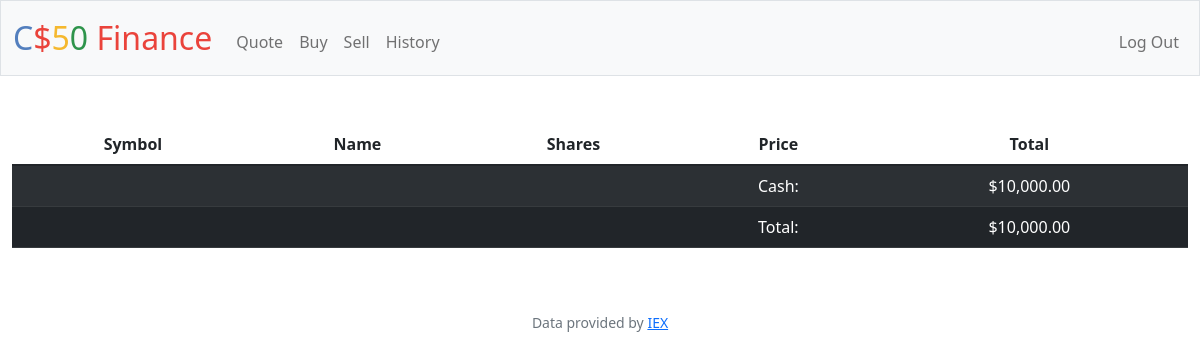
Page / (signed in) on the earlier database version.
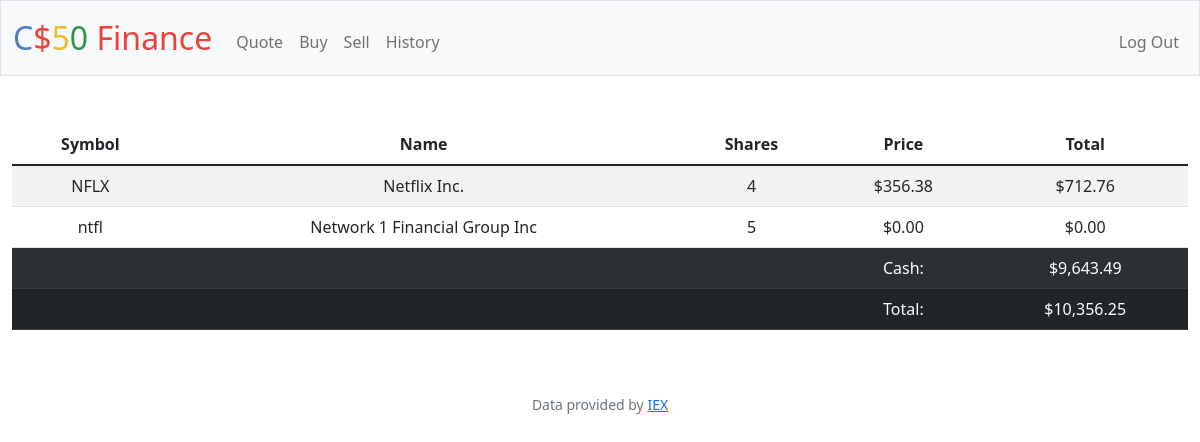
Same page on the later database version.
### tables this page shows
CREATE TABLE users (id INTEGER PRIMARY KEY AUTOINCREMENT NOT NULL, username TEXT NOT NULL, hash TEXT NOT NULL, cash NUMERIC NOT NULL DEFAULT 10000.00);

CREATE TABLE 'portfolio' (
    username_id INTEGER NOT NULL,
    symbol TEXT NOT NULL,
    stocks TEXT NOT NULL,
    shares INTEGER NOT NULL DEFAULT 0,
    price REAL NOT NULL,
    total REAL NOT NULL,
    FOREIGN KEY (username_id) REFERENCES users(id)
);

### app.py (the view)
@app.route("/")
@login_required
def index():
    current_user = session["user_id"]
    cash = db.execute("SELECT * FROM users WHERE id = ?", current_user)
    if not cash:
        return apology("No cash")
    user_cash = cash[0]["cash"]
    portfolio = db.execute(
        "SELECT symbol, stocks, price, total, SUM(shares) as total_shares FROM portfolio WHERE username_id = ? GROUP BY symbol", current_user)
    balance = user_cash
    for port in portfolio:
        balance += port["total"]
    return render_template("index.html", portfolio=portfolio, cash=user_cash, balance=balance)

### app.py (called while the page is built)
@app.after_request
def after_request(response):
    response.headers["Cache-Control"] = "no-cache, no-store, must-revalidate"
    response.headers["Expires"] = 0
    response.headers["Pragma"] = "no-cache"
    return response

### helpers.py (called while the page is built)
def login_required(f):
    @wraps(f)
    def decorated_function(*args, **kwargs):
        if session.get("user_id") is None:
            return redirect("/login")
        return f(*args, **kwargs)
    return decorated_function

def usd(value):
    return f"${value:,.2f}"

### templates/index.html (shortened to what this page needs)
{% extends "layout.html" %}
{% block main %}
    <table class="table table-striped">
        <thead>
            <tr>
                <th scope="col">Symbol</th>
                <th scope="col">Name</th>
                <th scope="col">Shares</th>
                <th scope="col">Price</th>
                <th scope="col">Total</th>
            </tr>
        </thead>
        <tbody>
            {% for stock in portfolio %}
                <tr>
                    <td>{{ stock.symbol }}</td>
                    <td>{{ stock.stocks }}</td>
                    <td>{{ stock.total_shares }}</td>
                    <td>{{ stock.price | usd }}</td>
                    <td>{{ stock.total | usd }}</td>
                </tr>
            {% endfor %}
            <tr class="table-dark">
                <th scope="row"></th>
                <td></td>
                <td></td>
                <td>Cash:</td>
                <td>{{ cash | usd }}</td>
            </tr>
            <tr class="table-dark">
                <th scope="row"></th>
                <td></td>
                <td></td>
                <td>Total:</td>
                <td>{{ balance | usd }}</td>
            </tr>
        </tbody>
    </table>
{% endblock %}

### templates/layout.html (shortened to what this page needs)
<!DOCTYPE html>
<html lang="en">
    <head>
        <link href="https://cdn.jsdelivr.net/npm/bootstrap@5.1.3/dist/css/bootstrap.min.css" rel="stylesheet">
        <link href="/static/styles.css" rel="stylesheet">
    </head>
    <body>
        <nav class="bg-light border navbar navbar-expand-md navbar-light">
            <div class="container-fluid">
                <a class="navbar-brand" href="/"><span class="blue">C</span><span class="red">$</span><span class="yellow">5</span><span class="green">0</span> <span class="red">Finance</span></a>
                <div class="collapse navbar-collapse" id="navbar">
                    {% if session["user_id"] %}
                        <ul class="navbar-nav me-auto mt-2">
                            <li class="nav-item"><a class="nav-link" href="/quote">Quote</a></li>
                            <li class="nav-item"><a class="nav-link" href="/buy">Buy</a></li>
                            <li class="nav-item"><a class="nav-link" href="/sell">Sell</a></li>
                            <li class="nav-item"><a class="nav-link" href="/history">History</a></li>
                        </ul>
                        <ul class="navbar-nav ms-auto mt-2">
                            <li class="nav-item"><a class="nav-link" href="/logout">Log Out</a></li>
                        </ul>
                    {% else %}
                        <ul class="navbar-nav ms-auto mt-2">
                            <li class="nav-item"><a class="nav-link" href="/register">Register</a></li>
                            <li class="nav-item"><a class="nav-link" href="/login">Log In</a></li>
                        </ul>
                    {% endif %}
                </div>
            </div>
        </nav>
        <main class="container-fluid py-5 text-center">
            {% block main %}{% endblock %}
        </main>
        <footer class="mb-5 small text-center text-muted">
            Data provided by <a href="https://iexcloud.io/">IEX</a>
        </footer>
    </body>
</html>

### static/styles.css (style rules this page uses)
nav .navbar-brand { font-size: xx-large; }
nav .navbar-brand .blue { color: #537fbe; }
nav .navbar-brand .red { color: #ea433b; }
nav .navbar-brand .yellow { color: #f5b82e; }
nav .navbar-brand .green { color: #2e944b; }

Differences in the rows shown:
added portfolio: symbol "NFLX", stocks "Netflix Inc.", total_shares "4", price "$356.38", total "$712.76"
added portfolio: symbol "ntfl", stocks "Network 1 Financial Group Inc", total_shares "5", price "$0.00", total "$0.00"
changed users: cash "$10,000.00" → "$9,643.49"; cash "$10,000.00" → (not shown)
Other differences:
{{ balance | usd }}: (not shown) → "$10,356.25"
